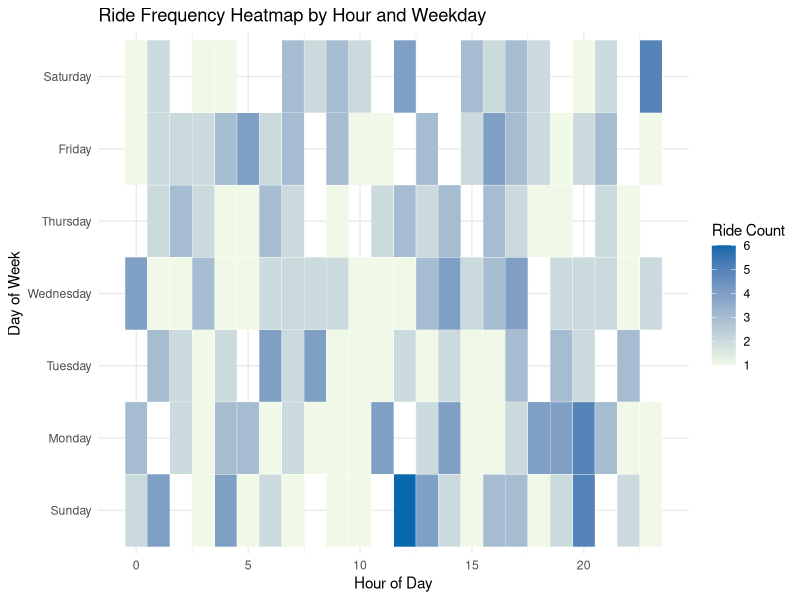

Write the R code that produced this figure.
# ============================================
# Ride Time Heatmap – Shared E-Moped Project
# Author: Hui Wang
# Visualizes ride frequency by weekday and hour
# ============================================

# Install packages if needed:
# install.packages("ggplot2")
# install.packages("dplyr")
# install.packages("lubridate")

library(ggplot2)
library(dplyr)
library(lubridate)

# Simulate sample ride start times (300 rows)
set.seed(123)
df <- data.frame(
  ride_id = 1:300,
  start_time = as.POSIXct("2024-06-01 00:00:00") + runif(300, min = 0, max = 7*24*60*60)
)

df <- df %>%
  mutate(
    weekday = wday(start_time, label = TRUE, abbr = FALSE),  # Monday to Sunday
    hour = hour(start_time)
  )

# Aggregate counts
ride_matrix <- df %>%
  group_by(weekday, hour) %>%
  summarise(ride_count = n(), .groups = "drop")

# Plot heatmap
ggplot(ride_matrix, aes(x = hour, y = weekday, fill = ride_count)) +
  geom_tile(color = "white") +
  scale_fill_gradient(low = "#f0f9e8", high = "#0868ac") +
  labs(
    title = "Ride Frequency Heatmap by Hour and Weekday",
    x = "Hour of Day",
    y = "Day of Week",
    fill = "Ride Count"
  ) +
  theme_minimal()
